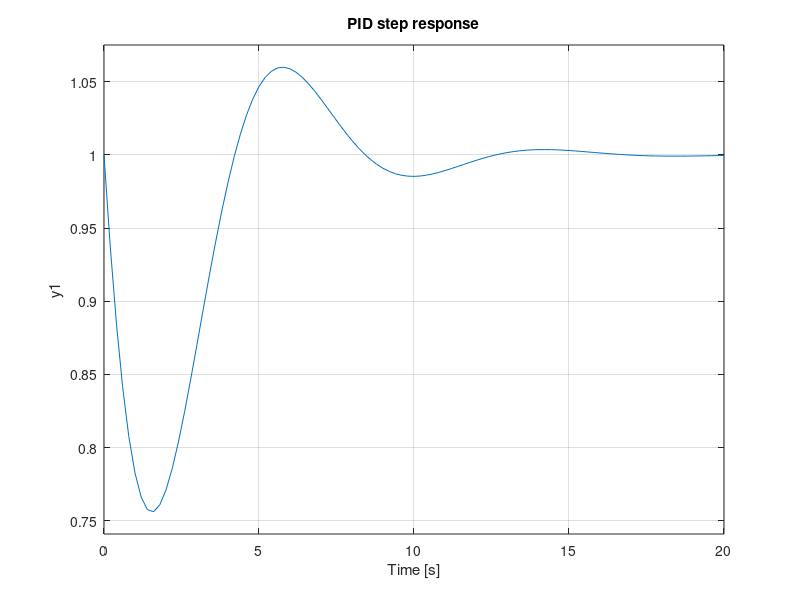
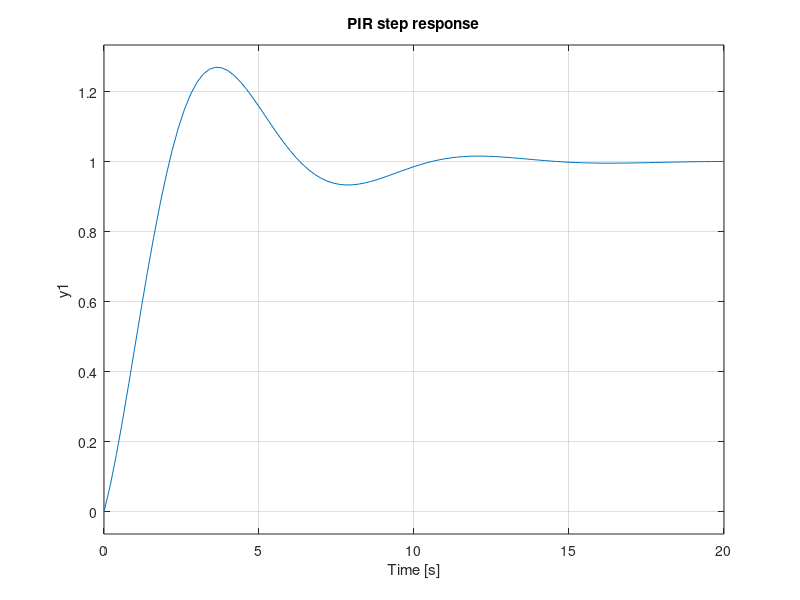

These charts were generated, in order, by the following MATLAB code:
s = tf('s');
kp = 1;
ki = 2;
kd = 3;
Gpid = (kd*s^2+kp*s+ki)/(s+kd*s^2+kp*s+ki);
Gpir = (kp*s+ki)/(s+kd*s^2+kp*s+ki);

figure()
step(Gpid);
title("PID step response");

figure()
step(Gpir);
title("PIR step response");
